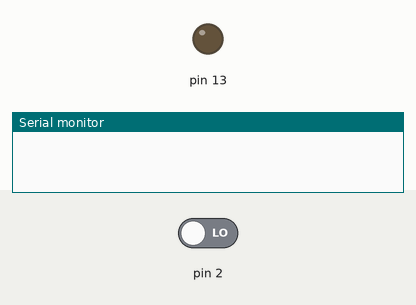
Simulated run of this sketch. Board: Arduino Uno, built with avr-gcc and run on an emulated ATmega328P. On the bench: output pins drawn as LEDs (lit = HIGH), the last lines printed to the serial monitor. The test bench sets the inputs (shaded band); at power-on: pin 2 LOW.

Above: at 1.2 s.
1.3 s: pin 2 driven HIGH
At 2.4 s:
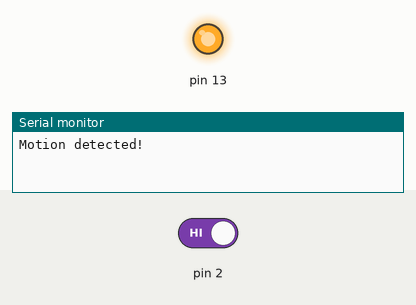
2.8 s: pin 2 driven LOW
At 3.5 s:
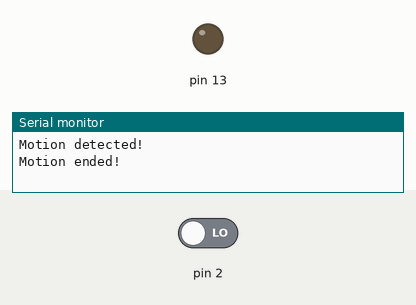
Timing chart, 0 to 5.8 s (numbered marks = the images above; inputs shaded):
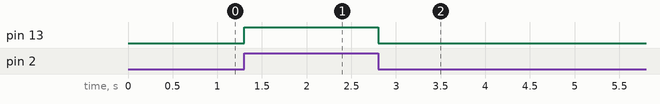

The sketch:

Task1.1P.ino
```cpp
// C++ code
//
int state = LOW;
int MOTION = 0;
void setup()
{
  pinMode(13, OUTPUT);
  pinMode(2, INPUT);
  Serial.begin(9600);
}

void loop()
{
  MOTION = digitalRead(2);  // read input value
  if (MOTION == HIGH) //checking for motion
  {
    digitalWrite(13, HIGH);  //turn LED ON
    if (state == LOW)
    {
      Serial.println("Motion detected!");
      state = HIGH;
    }
  }
  else
  {
    digitalWrite(13, LOW); // turn LED OFF
    if (state == HIGH)
    {
      Serial.println("Motion ended!");
      state = LOW;
    }
  }

}
```

Measured:
- after the input at 1.3 s, pin 13: LOW → HIGH at once
- after the input at 2.8 s, pin 13: HIGH → LOW at once
